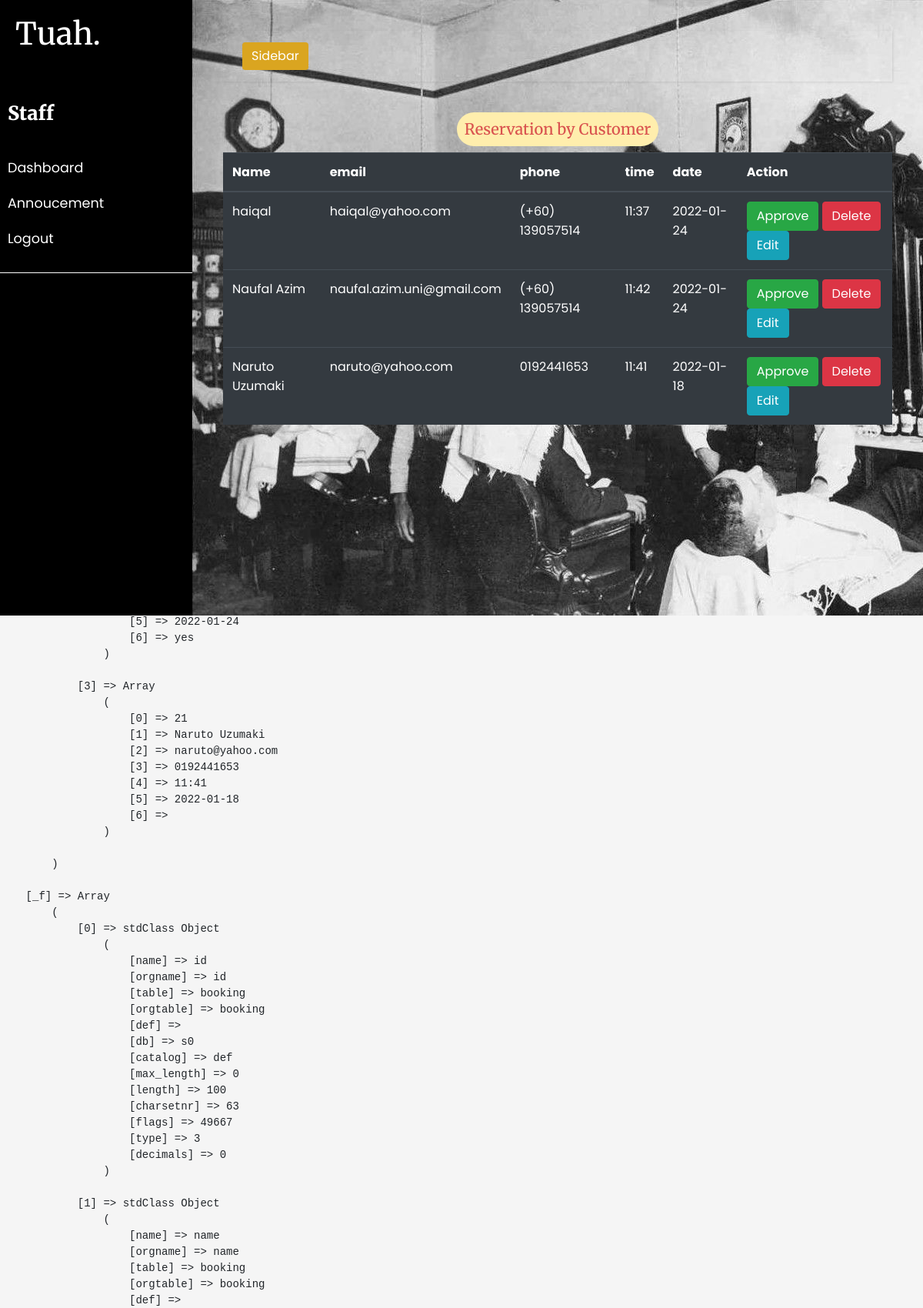
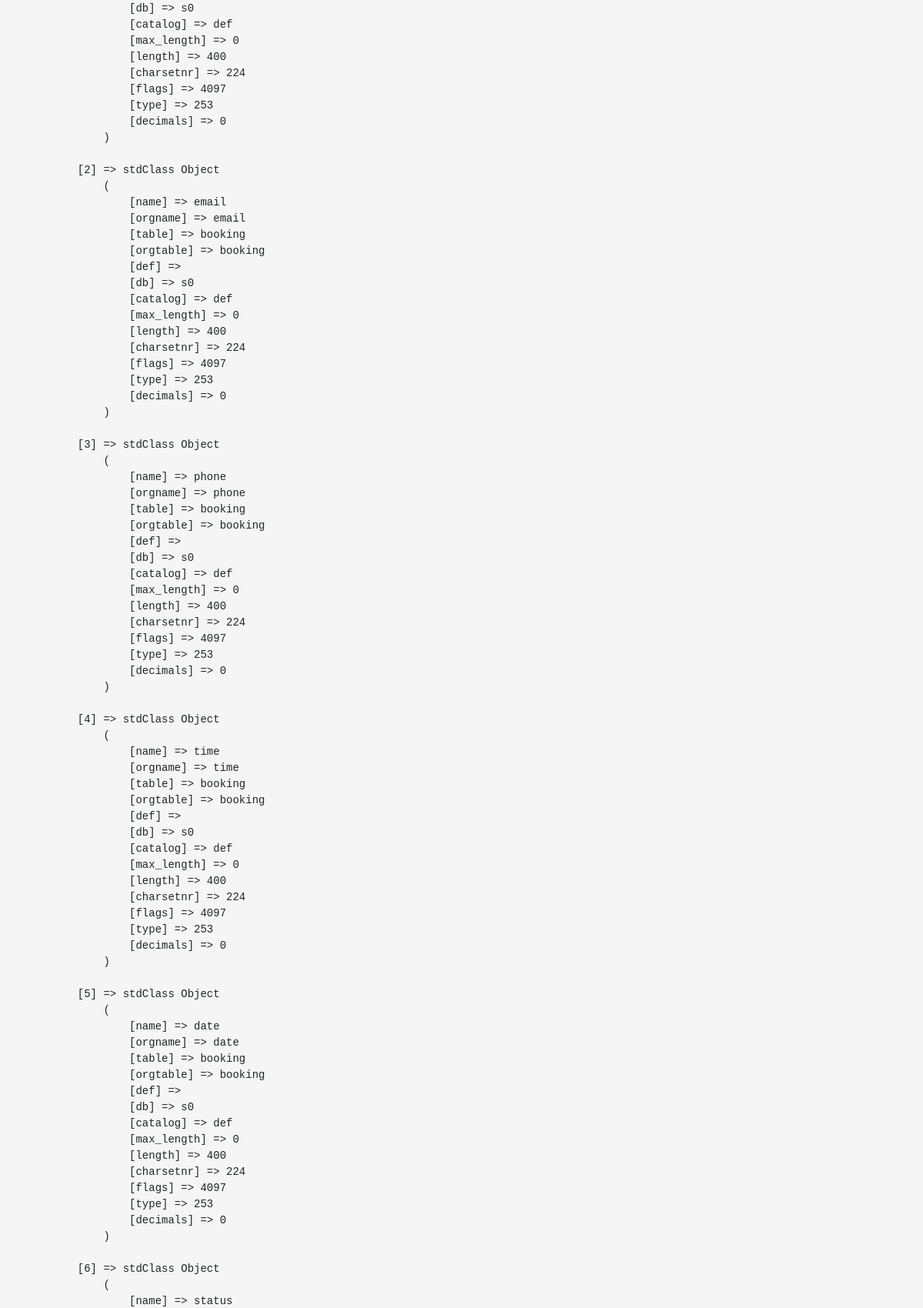
The app's page /staff/staff.php (upper part) with its own data (2 pictures, top to bottom).
### tables this page shows
CREATE TABLE `booking` (
  `id` int(100) NOT NULL,
  `name` varchar(100) NOT NULL,
  `email` varchar(100) NOT NULL,
  `phone` varchar(100) NOT NULL,
  `time` varchar(100) NOT NULL,
  `date` varchar(100) NOT NULL,
  `status` varchar(100) NOT NULL
);

### staff/staff.php (the view, shortened to what this page needs)
<?php
include("../include/connection.php");
$sql = "SELECT * FROM booking";
$result = $mysqli->query($sql);
pre_r($result);
function pre_r($array) {
    echo "<pre>";
    print_r($array);
    echo "</pre>";
}
?>
<!DOCTYPE html>
<html lang="en">
<head>
  <link rel="stylesheet" href="https://stackpath.bootstrapcdn.com/bootstrap/4.4.1/css/bootstrap.min.css">
</head>
<body>
<div class="wrapper">
    <nav id="sidebar">
      <div class="sidebar-header">
        <h3>Tuah.</h3>
      </div>
      <ul class="list-unstyled components">
        <p class="user">Staff</p>
        <li>
          <a href="#main">Dashboard</a>
        </li>
        <li>
          <a href="#">Annoucement</a>
        </li>
        <li>
          <a href="../logout.php">Logout</a>
        </li>
      </ul>
    </nav>
    <div id="content">
      <nav class="navbar navbar-default">
        <div class="container-fluid">
          <div class="navbar-header">
            <button type="button" id="sidebarCollapse" class="btn btn-info navbar-btn">
                                <span>Sidebar</span>
                            </button>
          </div>
        </div>
      </nav>
<div class="container">
<div class="row justify-content-center">
<table class="table table-dark">
      <h2 id="title">Reservation by Customer</h2>
        <thead>
            <tr>
                <th>Name</th>
                <th>email</th>
                <th>phone</th>
                <th>time</th>
                <th>date</th>
                <th colspan="3">Action</th>
            </tr>
        </thead>
        <?php
        while ($row = $result -> fetch_assoc()):    ?>
        <tr>
        <td><?php echo $row['name'];  ?></td>
            <td><?php echo $row['email']; ?></td>
            <td><?php echo $row['phone']; ?></td>
            <td><?php echo $row['time']; ?></td>
            <td><?php echo $row['date']; ?></td>
            <td>
                <a href="staff.php?approve=<?php  echo $row['id'];  ?>"
                    class="btn btn-success">Approve</a>
                <a href="staff.php?delete=<?php echo $row['id']; ?>"
                    class="btn btn-danger">Delete</a>
                <a href="modify.php?edit=<?php echo $row['id']; ?>"
                    class="btn btn-info">Edit</a>
            </td>
        </tr>
        <?php  endwhile;  ?>
    </table>
</body>
</html>

### records on screen
booking: name "haiqal", email "haiqal@yahoo.com", phone "(+60) 139057514", time "11:37", date "2022-01-24"
booking: name "Naufal Azim", email "naufal.azim.uni@gmail.com", phone "(+60) 139057514", time "11:42", date "2022-01-24"
booking: name "Naruto Uzumaki", email "naruto@yahoo.com", phone "0192441653", time "11:41", date "2022-01-18"
